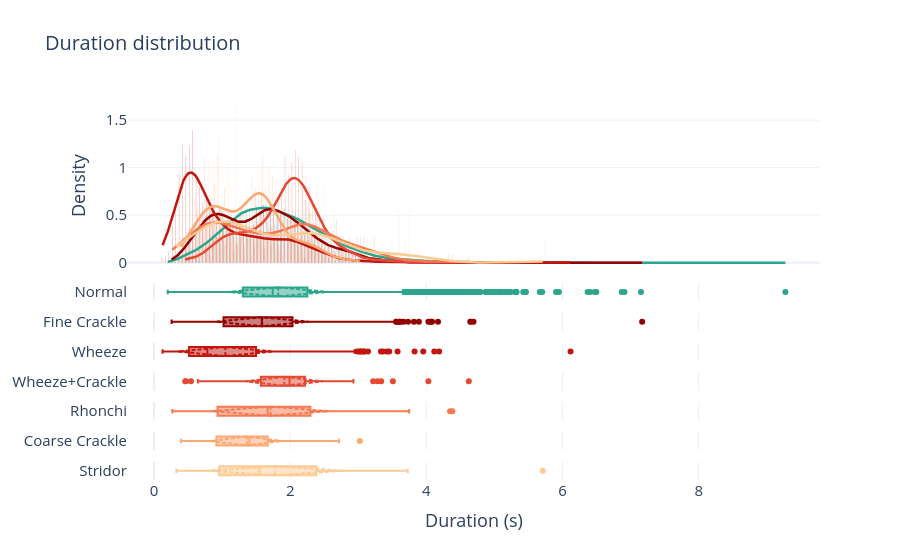

Write notebook code for a chart like this one.
### Markdown cell above
### 3.4.1. Duration by class

### Code cell
# --- 3. Crear figura: 2 filas, eje X compartido ---
fig = make_subplots(
    rows=8, cols=1,
    shared_xaxes=True,
    row_heights=[0.93, 0.1, 0.1, 0.1, 0.1, 0.1, 0.1, 0.1],   # histograma más grande, boxplot como "resumen" fino
    vertical_spacing=0.03,
)


# --- 1. Datos ---
labels = ["Normal", "Fine Crackle", "Wheeze", "Wheeze+Crackle", "Rhonchi", "Coarse Crackle", "Stridor"]

for i, label in enumerate(labels, start=2):

    df_i = df[df["label"] == label]
    durations = df_i["duration"].dropna()

    # --- 2. Estimar KDE ---
    kde = gaussian_kde(durations)
    x_kde = np.linspace(durations.min(), durations.max(), 300)
    y_kde = kde(x_kde)

    # --- Histograma (normalizado a densidad para que la escala coincida con la KDE) ---
    fig.add_trace(
        go.Histogram(
            x=durations,
            histnorm="probability density",
            name="Duration",
            marker_color=color_map[label],
            opacity=0.4,
            showlegend=False,
        ),
        row=1, col=1
    )

    # --- KDE ---
    fig.add_trace(
        go.Scatter(
            x=x_kde,
            y=y_kde,
            mode="lines",
            name="KDE",
            line=dict(color=color_map[label], width=2.5),
            showlegend=False,
        ),
        row=1, col=1
    )

    # --- Boxplot horizontal ---
    fig.add_trace(
        go.Box(
            x=durations,
            name=label,
            marker_color=color_map[label],
            line_color=color_map[label],
            boxpoints="outliers",   # muestra outliers como puntos
            showlegend=False,
            boxmean="sd"
        ),
        row=i, col=1
    )

# --- 4. Layout ---
fig.update_layout(
    template="plotly_white",
    title_text="Duration distribution",
    font=dict(size=15),
    title_font=dict(size=20),
    bargap=0.02,
)
fig.update_yaxes(title_text="Density", row=1, col=1)
fig.update_xaxes(title_text="Duration (s)", row=8, col=1)

fig.show()
fig.write_image("assets/duration_distribution_class.png", scale=5)

### Figure 1 — Plotly figure (JSON) as saved in the notebook; plotly's stock layout.template omitted (floating-point values rounded to 4 significant figures; data arrays with more than 128 entries replaced by an {"elided": "..."} marker saying what was removed)
{"data": [{"histnorm": "probability density", "marker": {"color": "#2CA58D"}, "name": "Duration", "opacity": 0.4, "showlegend": false, "type": "histogram", "x": {"elided": "18772 float values"}, "xaxis": "x", "yaxis": "y"}, {"line": {"color": "#2CA58D", "width": 2.5}, "mode": "lines", "name": "KDE", "showlegend": false, "type": "scatter", "x": {"elided": "300 float values"}, "xaxis": "x", "y": {"elided": "300 float values"}, "yaxis": "y"}, {"boxmean": "sd", "boxpoints": "outliers", "line": {"color": "#2CA58D"}, "marker": {"color": "#2CA58D"}, "name": "Normal", "showlegend": false, "type": "box", "x": {"elided": "18772 float values"}, "xaxis": "x2", "yaxis": "y2"}, {"histnorm": "probability density", "marker": {"color": "rgb(148, 0, 0)"}, "name": "Duration", "opacity": 0.4, "showlegend": false, "type": "histogram", "x": {"elided": "3530 float values"}, "xaxis": "x", "yaxis": "y"}, {"line": {"color": "rgb(148, 0, 0)", "width": 2.5}, "mode": "lines", "name": "KDE", "showlegend": false, "type": "scatter", "x": {"elided": "300 float values"}, "xaxis": "x", "y": {"elided": "300 float values"}, "yaxis": "y"}, {"boxmean": "sd", "boxpoints": "outliers", "line": {"color": "rgb(148, 0, 0)"}, "marker": {"color": "rgb(148, 0, 0)"}, "name": "Fine Crackle", "showlegend": false, "type": "box", "x": {"elided": "3530 float values"}, "xaxis": "x3", "yaxis": "y3"}, {"histnorm": "probability density", "marker": {"color": "rgb(195, 21, 14)"}, "name": "Duration", "opacity": 0.4, "showlegend": false, "type": "histogram", "x": {"elided": "1505 float values"}, "xaxis": "x", "yaxis": "y"}, {"line": {"color": "rgb(195, 21, 14)", "width": 2.5}, "mode": "lines", "name": "KDE", "showlegend": false, "type": "scatter", "x": {"elided": "300 float values"}, "xaxis": "x", "y": {"elided": "300 float values"}, "yaxis": "y"}, {"boxmean": "sd", "boxpoints": "outliers", "line": {"color": "rgb(195, 21, 14)"}, "marker": {"color": "rgb(195, 21, 14)"}, "name": "Wheeze", "showlegend": false, "type": "box", "x": {"elided": "1505 float values"}, "xaxis": "x4", "yaxis": "y4"}, {"histnorm": "probability density", "marker": {"color": "rgb(227, 73, 51)"}, "name": "Duration", "opacity": 0.4, "showlegend": false, "type": "histogram", "x": {"elided": "303 float values"}, "xaxis": "x", "yaxis": "y"}, {"line": {"color": "rgb(227, 73, 51)", "width": 2.5}, "mode": "lines", "name": "KDE", "showlegend": false, "type": "scatter", "x": {"elided": "300 float values"}, "xaxis": "x", "y": {"elided": "300 float values"}, "yaxis": "y"}, {"boxmean": "sd", "boxpoints": "outliers", "line": {"color": "rgb(227, 73, 51)"}, "marker": {"color": "rgb(227, 73, 51)"}, "name": "Wheeze+Crackle", "showlegend": false, "type": "box", "x": {"elided": "303 float values"}, "xaxis": "x5", "yaxis": "y5"}, {"histnorm": "probability density", "marker": {"color": "rgb(246, 122, 81)"}, "name": "Duration", "opacity": 0.4, "showlegend": false, "type": "histogram", "x": {"elided": "217 float values"}, "xaxis": "x", "yaxis": "y"}, {"line": {"color": "rgb(246, 122, 81)", "width": 2.5}, "mode": "lines", "name": "KDE", "showlegend": false, "type": "scatter", "x": {"elided": "300 float values"}, "xaxis": "x", "y": {"elided": "300 float values"}, "yaxis": "y"}, {"boxmean": "sd", "boxpoints": "outliers", "line": {"color": "rgb(246, 122, 81)"}, "marker": {"color": "rgb(246, 122, 81)"}, "name": "Rhonchi", "showlegend": false, "type": "box", "x": {"elided": "217 float values"}, "xaxis": "x6", "yaxis": "y6"}, {"histnorm": "probability density", "marker": {"color": "rgb(253, 167, 113)"}, "name": "Duration", "opacity": 0.4, "showlegend": false, "type": "histogram", "x": {"elided": "177 float values"}, "xaxis": "x", "yaxis": "y"}, {"line": {"color": "rgb(253, 167, 113)", "width": 2.5}, "mode": "lines", "name": "KDE", "showlegend": false, "type": "scatter", "x": {"elided": "300 float values"}, "xaxis": "x", "y": {"elided": "300 float values"}, "yaxis": "y"}, {"boxmean": "sd", "boxpoints": "outliers", "line": {"color": "rgb(253, 167, 113)"}, "marker": {"color": "rgb(253, 167, 113)"}, "name": "Coarse Crackle", "showlegend": false, "type": "box", "x": {"elided": "177 float values"}, "xaxis": "x7", "yaxis": "y7"}, {"histnorm": "probability density", "marker": {"color": "rgb(253, 202, 148)"}, "name": "Duration", "opacity": 0.4, "showlegend": false, "type": "histogram", "x": [2.086, 2.221, 2.138, 2.333, 2.159, 2.0, 1.568, 0.7702, 1.036, 0.9193, 0.9333, 0.8852, 0.6142, 0.9042, 1.173, 1.177, 1.176, 1.187, 1.096, 1.116, 0.4343, 0.9872, 0.8872, 0.9573, 1.016, 0.9373, 0.7522, 0.9213, 0.6743, 0.7933, 2.004, 1.845, 2.229, 2.484, 2.464, 2.259, 2.569, 2.657, 2.386, 2.334, 0.8413, 0.7883, 2.619, 3.192, 3.582, 3.474, 1.0, 3.676, 3.727, 0.3282, 2.635, 2.394, 5.71, 2.531, 2.365, 2.713, 2.192, 1.981, 1.641, 1.792, 2.474, 2.282, 1.524, 3.596, 3.721, 1.268, 1.099, 1.237, 1.152, 1.193, 1.079, 1.092, 0.8882, 0.8173], "xaxis": "x", "yaxis": "y"}, {"line": {"color": "rgb(253, 202, 148)", "width": 2.5}, "mode": "lines", "name": "KDE", "showlegend": false, "type": "scatter", "x": {"elided": "300 float values"}, "xaxis": "x", "y": {"elided": "300 float values"}, "yaxis": "y"}, {"boxmean": "sd", "boxpoints": "outliers", "line": {"color": "rgb(253, 202, 148)"}, "marker": {"color": "rgb(253, 202, 148)"}, "name": "Stridor", "showlegend": false, "type": "box", "x": [2.086, 2.221, 2.138, 2.333, 2.159, 2.0, 1.568, 0.7702, 1.036, 0.9193, 0.9333, 0.8852, 0.6142, 0.9042, 1.173, 1.177, 1.176, 1.187, 1.096, 1.116, 0.4343, 0.9872, 0.8872, 0.9573, 1.016, 0.9373, 0.7522, 0.9213, 0.6743, 0.7933, 2.004, 1.845, 2.229, 2.484, 2.464, 2.259, 2.569, 2.657, 2.386, 2.334, 0.8413, 0.7883, 2.619, 3.192, 3.582, 3.474, 1.0, 3.676, 3.727, 0.3282, 2.635, 2.394, 5.71, 2.531, 2.365, 2.713, 2.192, 1.981, 1.641, 1.792, 2.474, 2.282, 1.524, 3.596, 3.721, 1.268, 1.099, 1.237, 1.152, 1.193, 1.079, 1.092, 0.8882, 0.8173], "xaxis": "x8", "yaxis": "y8"}], "layout": {"bargap": 0.02, "font": {"size": 15}, "title": {"font": {"size": 20}, "text": "Duration distribution"}, "xaxis": {"anchor": "y", "domain": [0, 1], "matches": "x8", "showticklabels": false}, "xaxis2": {"anchor": "y2", "domain": [0, 1], "matches": "x8", "showticklabels": false}, "xaxis3": {"anchor": "y3", "domain": [0, 1], "matches": "x8", "showticklabels": false}, "xaxis4": {"anchor": "y4", "domain": [0, 1], "matches": "x8", "showticklabels": false}, "xaxis5": {"anchor": "y5", "domain": [0, 1], "matches": "x8", "showticklabels": false}, "xaxis6": {"anchor": "y6", "domain": [0, 1], "matches": "x8", "showticklabels": false}, "xaxis7": {"anchor": "y7", "domain": [0, 1], "matches": "x8", "showticklabels": false}, "xaxis8": {"anchor": "y8", "domain": [0, 1], "title": {"text": "Duration (s)"}}, "yaxis": {"anchor": "x", "domain": [0.5493, 1], "title": {"text": "Density"}}, "yaxis2": {"anchor": "x2", "domain": [0.4708, 0.5193]}, "yaxis3": {"anchor": "x3", "domain": [0.3923, 0.4408]}, "yaxis4": {"anchor": "x4", "domain": [0.3139, 0.3623]}, "yaxis5": {"anchor": "x5", "domain": [0.2354, 0.2839]}, "yaxis6": {"anchor": "x6", "domain": [0.1569, 0.2054]}, "yaxis7": {"anchor": "x7", "domain": [0.07847, 0.1269]}, "yaxis8": {"anchor": "x8", "domain": [0, 0.04847]}}}
